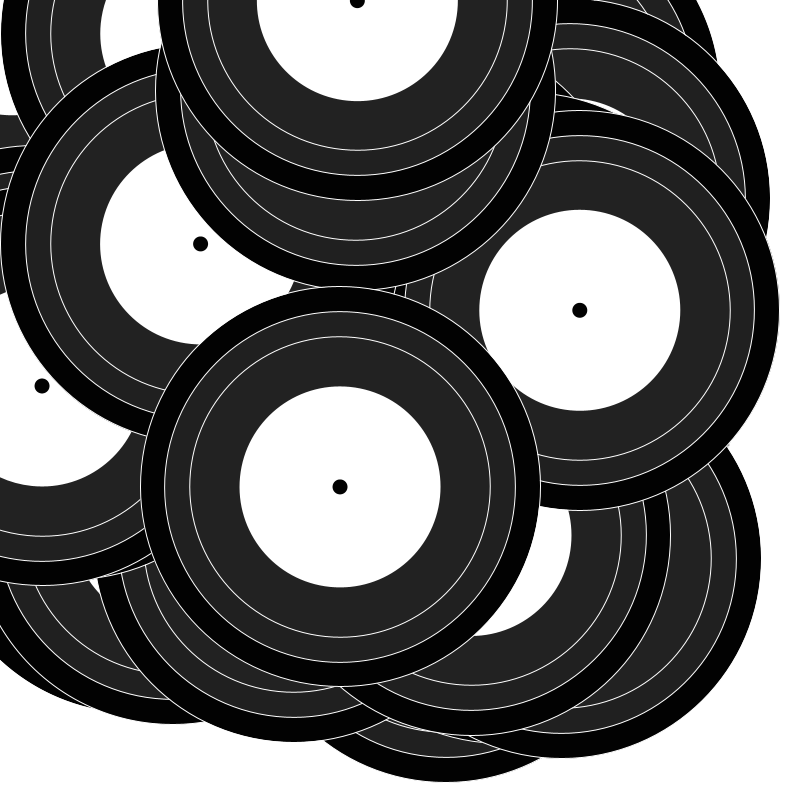
Frame 1 (no input)
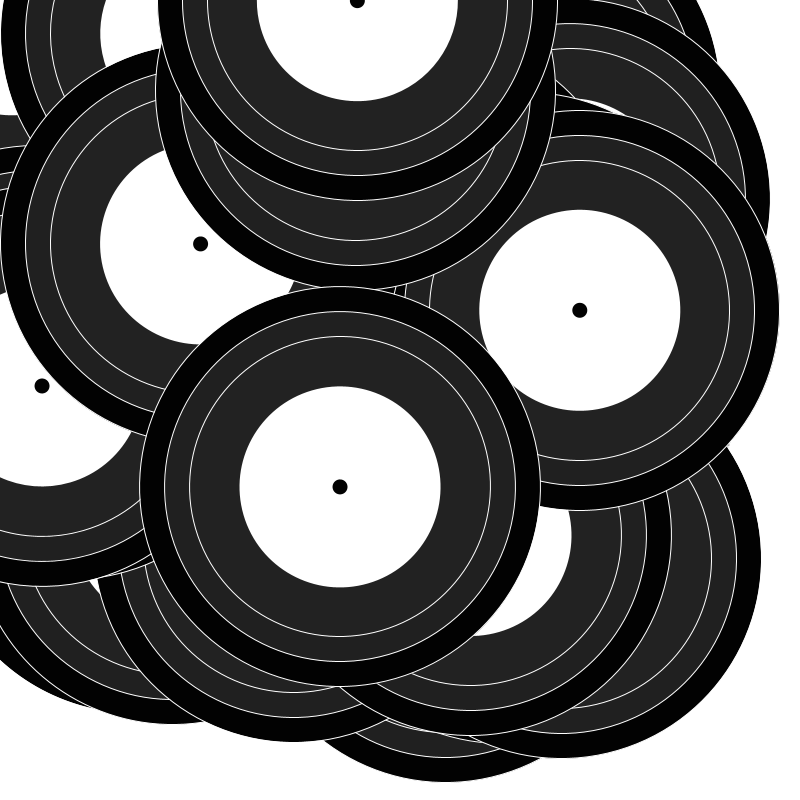
Frame 60 (the mouse pressed at the canvas centre just before this capture)
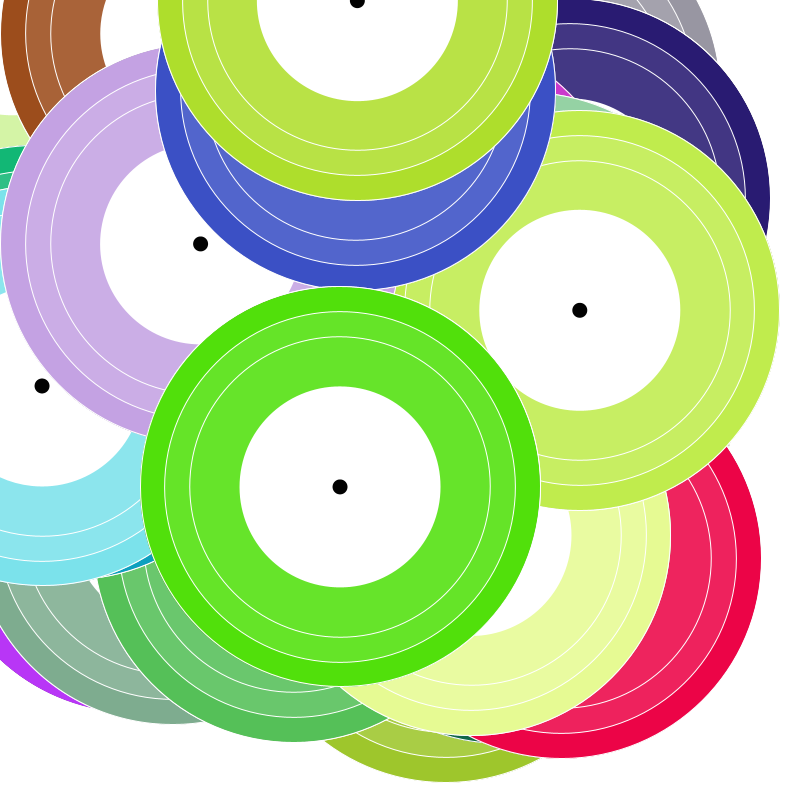
Frame 120 (the mouse held since frame 60 and released just before this capture)

The Processing sketch that drew these frames (run headless with seeded random() and noise(); from frame 60 on, the mouse is pressed at the canvas centre):

// Processing sketch: LAST_JAM
// ── LAST_JAM.pde
//PROPERTIES                  //METHOD
//Color                       //Spin
//Size                        //Scratch
//rotationSpeed               //Color


//int recColor = rec(color(HSB), random(230), random(200));
//int recSpin = 
Spin[] crate = new Spin[45]; 
//Spin rec = new Spin();


void setup () {
  size (800, 800);
  background(255);
  
for (int i = 0; i < crate.length; i++) {
  crate [i] = new Spin();
  crate[i].recX = random(600);
  crate[i].recY = random(600);
  
  crate[i].drawRecord();
  }
}


void draw() {

  background(255);
  
  fill(250, 140, 5);//Rect 1
  rect(190, 190, 420, 420);
  
  fill(250, 200, 50);//Rect 2
  rect(200, 200, 399, 399);
  
  for (int i = 0; i < crate.length; i++) {
  crate[i].drawRecord();
  
  }
}

class Spin {
  float recX = 400;
  float recY = 400;
  float recSize = 5;
  float speed = 0.1;
  float myRotation = 0;
  color tColor = color(random(255),random(255), random(255));

  Spin(){
    
    
  
  }

  void drawRecord(){
 //ROATAION
    pushMatrix();
    translate(recX,recY);
    rotate(myRotation);
    
    fill(2);
    ellipse(0, 0, width/2, height/2);
    
    if (mousePressed){
      fill(tColor);
      ellipse(0, 0, width/2, height/2);
      myRotation = 0;
      }
    
  
    fill(255, 255, 255, 30);//white
    smooth();
    ellipse(0, 0, 350, 350);
  
    fill(255, 255, 255, 2);//white
    smooth();
    noStroke();
    ellipse(0, 0, 300, 300);
  
    fill(255, 255, 255, 6);//white
    smooth();
    ellipse(0, 0, 200, 200);
  
    fill(255);//white
    ellipse(0, 0, 201, 201);
  
    fill(2);//inner black
    ellipse(0, 0, 15, 15);
  
    noFill();
    smooth();
    stroke(255);
    ellipse(0, 0, 300, 300);
    
    popMatrix();
    
     myRotation = myRotation + speed;
    if (myRotation > TWO_PI) {
       myRotation = 0; 
      }
      
       
    }
}
/*
void mousePressed() {
       crate.speed = 0;
       
    
  
  //recRed = recRed-4;
  //recGreen = recGreen/2;
  //recBlue = recBlue/2;
  
  
}
  
void mouseReleased(){
       rec.speed = 1;
       translate(400,400);
       fill(0,random(255),0);
       ellipse(0, 0, width/2, height/2);
*/
